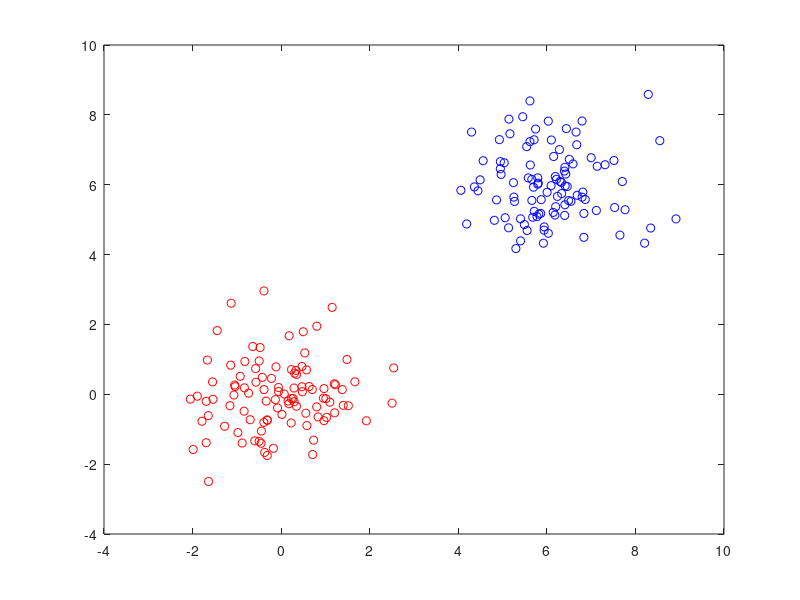
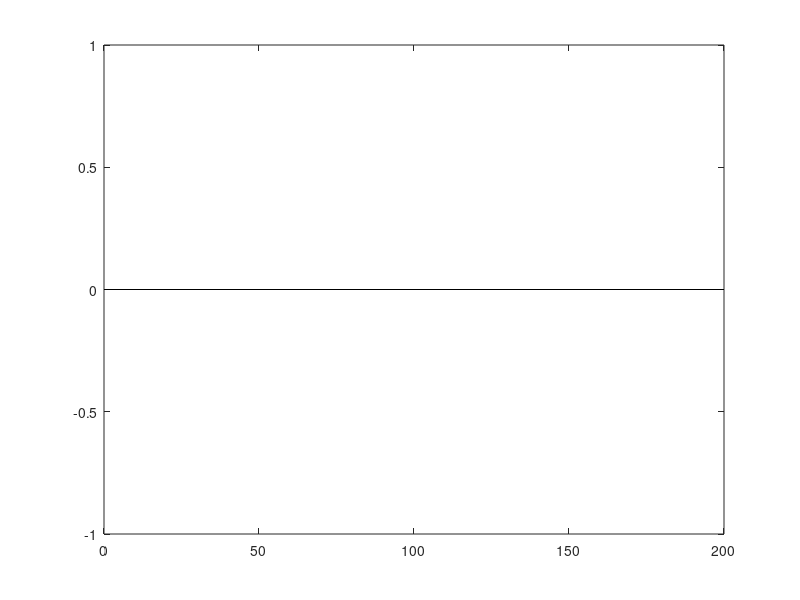

The MATLAB source for these figures, in order:
function lec10_42()

dataPoints = 200;
data = randn(dataPoints, 2);
data(101 : 200, :) = data(101 : 200, :) + 6;
labels = ones(200,1);
labels(101 : 200) = labels(101 : 200) * -1;

class1 = zeros(2,dataPoints/2);
class2 = zeros(2,dataPoints/2);
c1 = 1; 
c2 = 1;
for i = 1 : dataPoints
    if (labels(i) == 1)
        class1(:, c1) = data(i,:);
        c1 = c1 + 1;
    else
        class2(:, c2) = data(i,:);
        c2 = c2 + 1;
    end
end

class1 = class1.';
class2 = class2.';
figure,
plot(class1(:,1), class1(:,2), 'or')
hold on
plot(class2(:,1), class2(:,2), 'ob')

%H = eye(3); 
H = eye(2);
H = [H zeros(2,1);zeros(1, 3)];
%f = zeros(numDim + 1,1);
f = zeros(3, 1);
A = (-1 .* diag(labels)) * [data ones(dataPoints,1)];
b = -1 .* ones(dataPoints,1);
result = quadprog(H,f,A,b);
w = [result(1);result(2)];
w0 = result(3);

%%%Decision Boundary
x1 = min(data(:,1)): max(data(:,1));
x2 = (- w(1) * x1 - w0 ) / w(2);
plot(x1, x2)

x2 = (1 - w(1) * x1 - w0) / w(2);
plot(x1, x2, '-.r');

x2 = (-1 - w(1) * x1 - w0) / w(2);
plot(x1, x2, '-.b');

% calculate distance of each point from discriminant hyperplane
distances = zeros(dataPoints,1);
for i =1:dataPoints
    distances(i,1) = (w.' * data(i,:).' + w0) / norm(w, 2);
end
figure, stem(distances, 'b')

end
